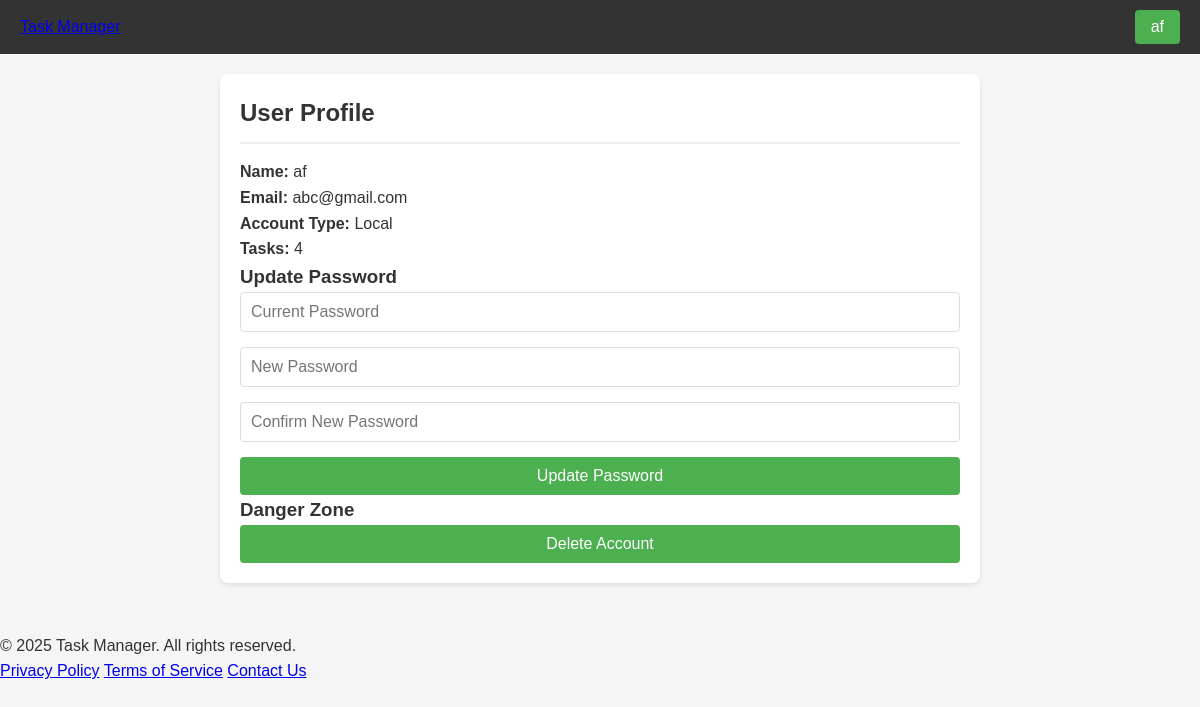
Screenshot of /profile (signed in) with the database file from the repository.
### models/user.py (models this page shows, shortened)
class User(UserMixin, db.Model):
    __tablename__ = 'users'  # Explicit table name for clarity
    id = db.Column(db.Integer, primary_key=True)
    email = db.Column(db.String(120), unique=True, nullable=False)  # Email must be unique and non-nullable
    password_hash = db.Column(db.String(256))  # Store hashed passwords
    name = db.Column(db.String(100), nullable=False)  # Name should not be nullable
    tasks = db.relationship('Task', backref='user', lazy=True)  # Relationship with Task model
    oauth_id = db.Column(db.String(100))  # ID from OAuth provider
    oauth_provider = db.Column(db.String(20), nullable=True)  # 'google' or 'local'

### auth/local_auth.py (the view)
@auth.route('/profile')
@login_required  # If you want to protect this route
def profile():
    return render_template('auth/profile.html')

### app.py (called while the page is built)
@login_manager.user_loader
def load_user(user_id):
    return User.query.get(int(user_id))

### templates/auth/profile.html (shortened to what this page needs)
<!DOCTYPE html>
<html lang="en">
<head>
    <link rel="stylesheet" href="{{ url_for('static', filename='css/style.css') }}">
</head>
<body>
    {% include 'partials/header.html' %}
    <main>
        <section class="profile-section">
            <h2>User Profile</h2>
            <div class="profile-info">
                <div class="profile-field">
                    <strong>Name:</strong>
                    <span>{{ current_user.name }}</span>
                </div>
                <div class="profile-field">
                    <strong>Email:</strong>
                    <span>{{ current_user.email }}</span>
                </div>
                <div class="profile-field">
                    <strong>Account Type:</strong>
                    <span>{{ current_user.oauth_provider|capitalize }}</span>
                </div>
                <div class="profile-field">
                    <strong>Tasks:</strong>
                    <span>{{ current_user.tasks|length }}</span>
                </div>
            </div>
            {% if current_user.oauth_provider == 'local' %}
            <div class="profile-actions">
                <h3>Update Password</h3>
                <form method="POST" action="{{ url_for('auth.update_password') }}" class="update-password-form">
                    <input type="password" name="current_password" placeholder="Current Password" required>
                    <input type="password" name="new_password" placeholder="New Password" required>
                    <input type="password" name="confirm_password" placeholder="Confirm New Password" required>
                    <button type="submit">Update Password</button>
                </form>
            </div>
            {% endif %}
            <div class="danger-zone">
                <h3>Danger Zone</h3>
                <form method="POST" action="{{ url_for('auth.delete_account') }}" onsubmit="return confirm('Are you sure you want to delete your account? This action cannot be undone.');">
                    <button type="submit" class="delete-account-btn">Delete Account</button>
                </form>
            </div>
        </section>
    </main>
    {% include 'partials/footer.html' %}
</body>
</html>

### templates/partials/header.html (shortened to what this page needs)
<header>
    <nav>
        <div class="nav-left">
            <a href="{{ url_for('tasks.index') }}">Task Manager</a>
        </div>
        <div class="nav-right">
            {% if current_user.is_authenticated %}
                <div class="dropdown">
                    <button class="dropbtn">{{ current_user.name }}</button>
                </div>
            {% else %}
                <a href="{{ url_for('auth.login') }}">Login</a>
                <a href="{{ url_for('auth.signup') }}">Signup</a>
            {% endif %}
        </div>
    </nav>
</header>

### static/css/style.css (style rules this page uses)
* { box-sizing: border-box; margin: 0; padding: 0; font-family: 'Arial', sans-serif; }
body { background-color: #f5f5f5; color: #333; line-height: 1.6; }
nav { display: flex; justify-content: space-between; align-items: center; background-color: #333; color: white; padding: 10px 20px; }
.dropdown { position: relative; display: inline-block; }
.dropbtn { background-color: #4CAF50; color: white; padding: 8px 16px; font-size: 16px; border: none; cursor: pointer; border-radius: 4px; }
main { padding: 20px; max-width: 800px; margin: 0 auto; }
section { margin-bottom: 30px; background-color: white; padding: 20px; border-radius: 8px; box-shadow: 0 2px 4px rgba(0, 0, 0, 0.1); }
h2 { color: #333; margin-bottom: 15px; border-bottom: 2px solid #eee; padding-bottom: 10px; }
form { display: flex; flex-direction: column; }
input[type="text"], input[type="email"], input[type="password"], input[type="date"], textarea { padding: 10px; margin-bottom: 15px; border: 1px solid #ddd; border-radius: 4px; font-size: 16px; }
button { padding: 10px 15px; background-color: #4CAF50; color: white; border: none; border-radius: 4px; cursor: pointer; font-size: 16px; transition: background-color 0.3s; }

### rows the page displays
User: name "af", email "abc@gmail.com", oauth_provider "Local"

### other values shown
{{ current_user.tasks|length }} "4"
